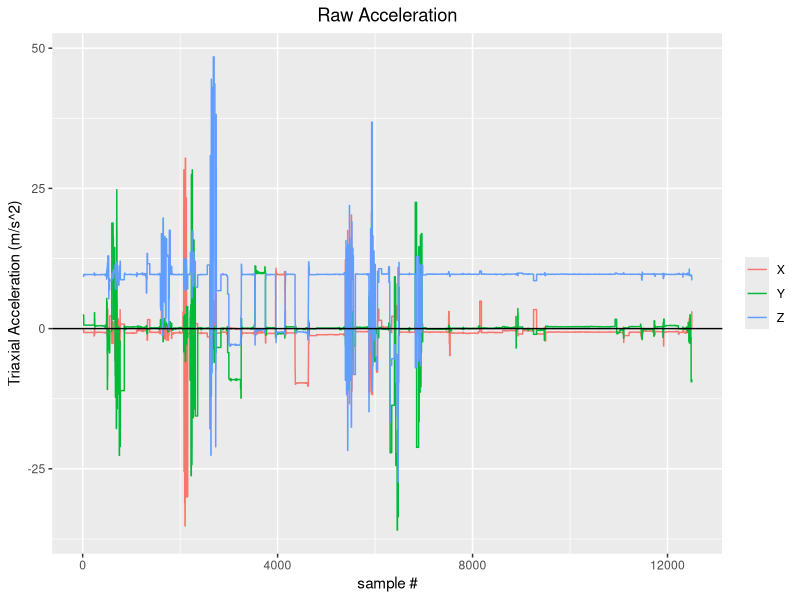
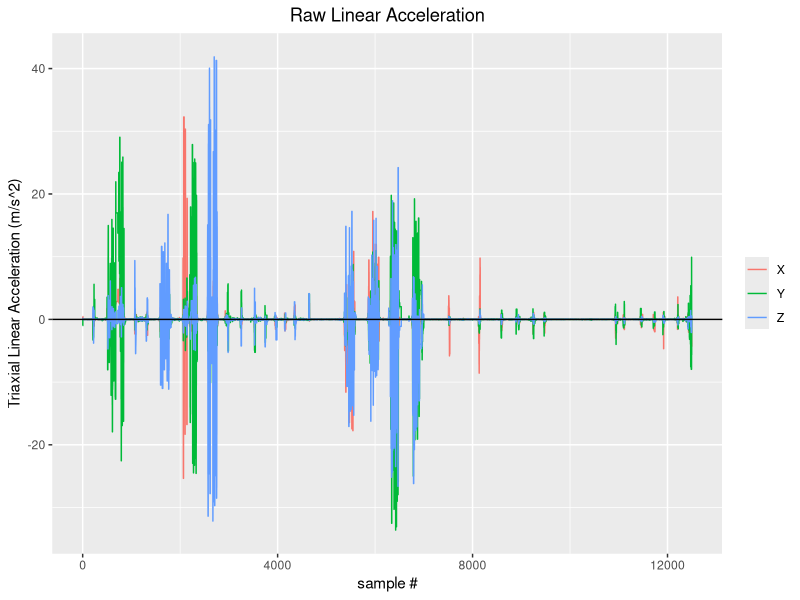
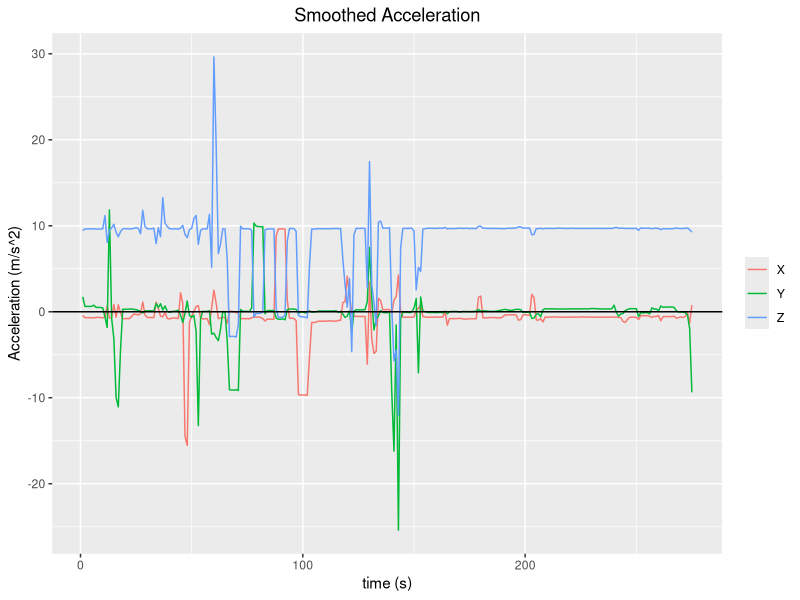
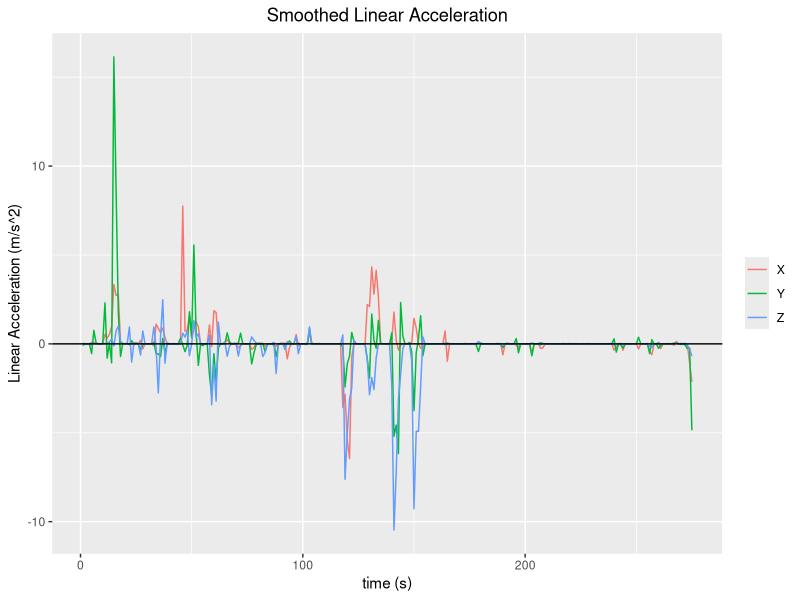
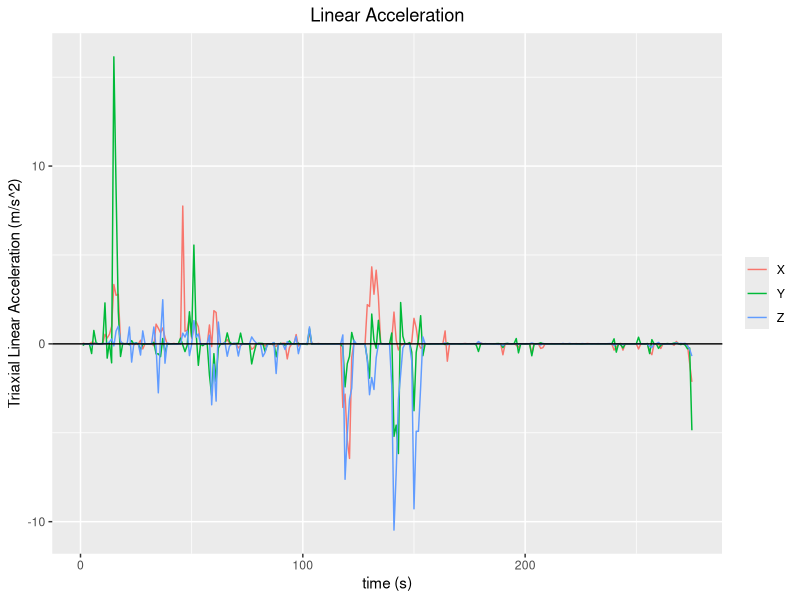
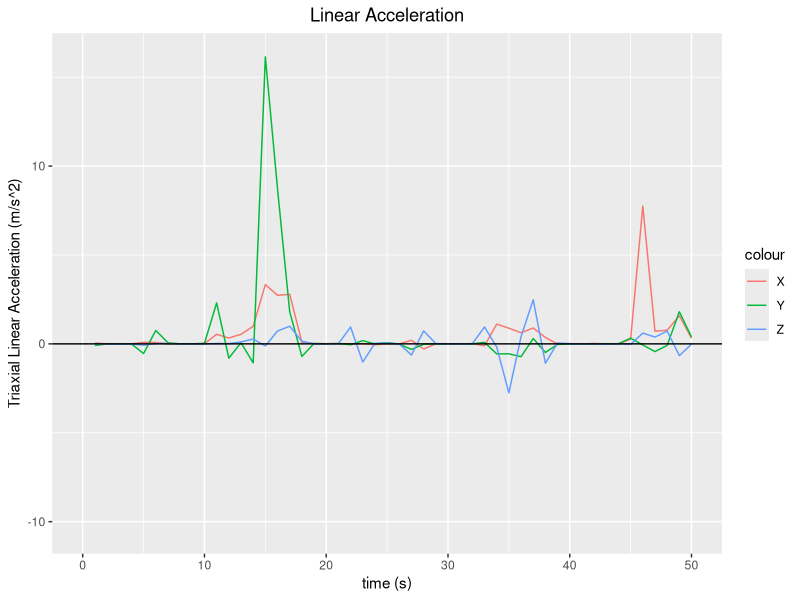
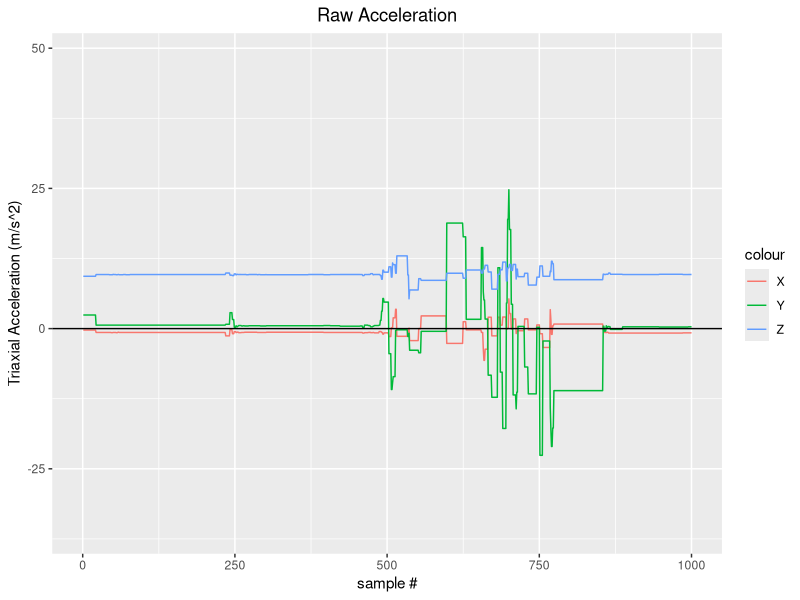
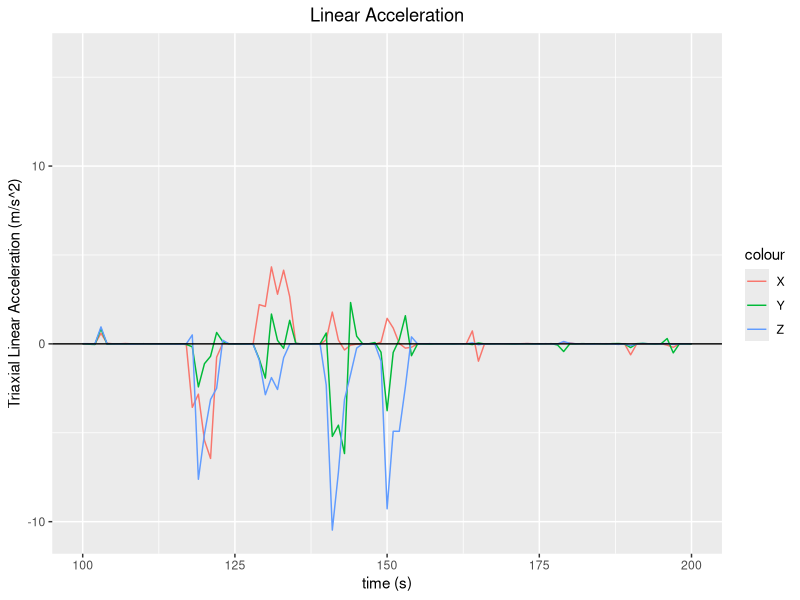

Write R code to recreate these figures, in order.
## ---- chunk 1
library(tidyverse)

XYZ_A <- read_csv("XYZ_calA.csv", na = "1000")
head(XYZ_A)

XYZ_B <- read_csv("XYZ_calB.csv", na = "1000")
head(XYZ_B)

XYZ_C <- read_csv("XYZ_calC.csv", na = "1000")
head(XYZ_C)

XYZ_D <- read_csv("XYZ_calD.csv", na = "1000")
head(XYZ_D)

XYZ_E <- read_csv("XYZ_calE.csv", na = "1000")
head(XYZ_E)

XYZ_F <- read_csv("XYZ_calF.csv", na = "1000")
head(XYZ_F)

## ---- chunk 2
XYZ_CAL <- rbind(XYZ_A, XYZ_B, XYZ_C, XYZ_D, XYZ_E, XYZ_F)
print(XYZ_CAL)

#check for error by making sure number of rows match
nrow(XYZ_CAL) #12500
nrow(XYZ_A) + nrow(XYZ_B) + nrow(XYZ_C) + nrow(XYZ_D) + nrow(XYZ_E) + nrow(XYZ_F) #12500

## ---- chunk 3
XYZ_CAL <- tibble::rowid_to_column(XYZ_CAL, "ID")
head(XYZ_CAL)

## ---- chunk 4
#library(lubridate)

XYZ_CAL1 <- XYZ_CAL %>% 
  mutate(datetime = make_datetime(Year, Month, Day, Hour, Minute, Second))
## ---- chunk 5
DT <- ymd_hms("1997-06-10 12:06:50")
## ---- chunk 6
head(XYZ_CAL1$datetime)
head(XYZ_CAL1)
## ---- chunk 7
library(hms)

#set format
times <- parse_hms(c("00:00:00.25", "00:00:01", "00:01:30", "01:00:00"))
times

#set value to numeric
times_num <- as.numeric(times)
times_num

#format inputs
as_hms(times_num)

#add column to dataframe
XYZ_CAL1$time <- as_hms(paste(XYZ_CAL1$Hour, XYZ_CAL1$Minute, XYZ_CAL1$Second, sep = ":"))
head(XYZ_CAL1)

## ---- chunk 8
rawXYZaccplot <- ggplot() + 
  geom_line(data = XYZ_CAL1, mapping = aes(x = ID, y = Acc_X, color = "X")) + 
  geom_line(data = XYZ_CAL1, mapping = aes(x = ID, y = Acc_Y, color = "Y")) + 
  geom_line(data = XYZ_CAL1, mapping = aes(x = ID, y = Acc_Z, color = "Z")) + 
  geom_hline(yintercept = 0) +
  labs(title = "Raw Acceleration", x = "sample #", y = "Triaxial Acceleration (m/s^2)") +
  theme(plot.title = element_text(hjust = 0.5))
rawXYZaccplot + theme(legend.title = element_blank())
#ggsave("/cloud/project/projects/mcgreal.pkg_project/XYZ_cal/rawXYZaccplot.png")

## ---- chunk 9
rawXYZlinaccplot <- ggplot() + 
  geom_line(data = XYZ_CAL1, mapping = aes(x = ID, y = linAcc_X, color = "X")) + 
  geom_line(data = XYZ_CAL1, mapping = aes(x = ID, y = linAcc_Y, color = "Y")) + 
  geom_line(data = XYZ_CAL1, mapping = aes(x = ID, y = linAcc_Z, color = "Z")) + 
  geom_hline(yintercept = 0) +
  labs(title = "Raw Linear Acceleration", x = "sample #", y = "Triaxial Linear Acceleration (m/s^2)") +
  theme(plot.title = element_text(hjust = 0.5))
rawXYZlinaccplot + theme(legend.title = element_blank())
#ggsave("/cloud/project/projects/mcgreal.pkg_project/XYZ_cal/rawXYZaccplot.png")

## ---- chunk 10
#Acceleration columns
Xacc <- XYZ_CAL1 %>% 
  select(time, Acc_X) %>% 
  group_by(time) %>% 
  summarize(Xacc_mean = mean(Acc_X)) %>%
  group_by(time)
head(Xacc)

Yacc <- XYZ_CAL1 %>% 
  select(time, Acc_Y) %>% 
  group_by(time) %>% 
  summarize(Yacc_mean = mean(Acc_Y)) %>%
  group_by(time)
head(Yacc)

Zacc <- XYZ_CAL1 %>% 
  select(time, Acc_Z) %>% 
  group_by(time) %>% 
  summarize(Zacc_mean = mean(Acc_Z)) %>%
  group_by(time)
head(Zacc)

#Linear Acceleration columns
Xlinacc <- XYZ_CAL1 %>% 
  select(time, linAcc_X) %>% 
  group_by(time) %>% 
  summarize(Xlinacc_mean = mean(linAcc_X)) %>%
  group_by(time)
head(Xlinacc)

Ylinacc <- XYZ_CAL1 %>% 
  select(time, linAcc_Y) %>% 
  group_by(time) %>% 
  summarize(Ylinacc_mean = mean(linAcc_Y)) %>%
  group_by(time)
head(Ylinacc)

Zlinacc <- XYZ_CAL1 %>% 
  select(time, linAcc_Z) %>% 
  group_by(time) %>% 
  summarize(Zlinacc_mean = mean(linAcc_Z)) %>%
  group_by(time)
head(Zlinacc)

## ---- chunk 11
Xacc <- tibble::rowid_to_column(Xacc, "ID")
head(Xacc)

Yacc <- tibble::rowid_to_column(Yacc, "ID")
head(Yacc)

Zacc <- tibble::rowid_to_column(Zacc, "ID")
head(Zacc)

Xlinacc <- tibble::rowid_to_column(Xlinacc, "ID")
head(Xlinacc)

Ylinacc <- tibble::rowid_to_column(Ylinacc, "ID")
head(Ylinacc)

Zlinacc <- tibble::rowid_to_column(Zlinacc, "ID")
head(Zlinacc)

## ---- chunk 12
XYZaccplot <- ggplot() + 
  geom_line(data = Xacc, mapping = aes(x = ID, y = Xacc_mean, color = "X")) + 
  geom_line(data = Yacc, mapping = aes(x = ID, y = Yacc_mean, color = "Y")) + 
  geom_line(data = Zacc, mapping = aes(x = ID, y = Zacc_mean, color = "Z")) + 
  geom_hline(yintercept = 0) +
  labs(title = "Smoothed Acceleration", x = "time (s)", y = "Acceleration (m/s^2)") +
  theme(plot.title = element_text(hjust = 0.5))
XYZaccplot + theme(legend.title = element_blank())
ggsave("/cloud/project/projects/mcgreal.pkg_project/XYZ_cal/XYZaccplot.png")

## ---- chunk 13
XYZlinaccplot <- ggplot() + 
  geom_line(data = Xlinacc, mapping = aes(x = ID, y = Xlinacc_mean, color = "X")) + 
  geom_line(data = Ylinacc, mapping = aes(x = ID, y = Ylinacc_mean, color = "Y")) + 
  geom_line(data = Zlinacc, mapping = aes(x = ID, y = Zlinacc_mean, color = "Z")) + 
  geom_hline(yintercept = 0) +
  labs(title = "Smoothed Linear Acceleration", x = "time (s)", y = "Linear Acceleration (m/s^2)") +
  theme(plot.title = element_text(hjust = 0.5))
XYZlinaccplot + theme(legend.title = element_blank())
ggsave("/cloud/project/projects/mcgreal.pkg_project/XYZ_cal/XYZlinaccplot.png")

## ---- chunk 14
XYZlinaccplot <- ggplot() + 
  geom_line(data = Xlinacc, mapping = aes(x = ID, y = Xlinacc_mean, color = "X")) + 
  geom_line(data = Ylinacc, mapping = aes(x = ID, y = Ylinacc_mean, color = "Y")) + 
  geom_line(data = Zlinacc, mapping = aes(x = ID, y = Zlinacc_mean, color = "Z")) + 
  geom_hline(yintercept = 0) +
  labs(title = "Linear Acceleration", x = "time (s)", y = "Triaxial Linear Acceleration (m/s^2)") +
  theme(plot.title = element_text(hjust = 0.5))
XYZlinaccplot + theme(legend.title = element_blank())
XYZlinaccplot + xlim(0, 50)

## ---- chunk 15
rawXYZaccplot + xlim(0, 1000)

XYZlinaccplot + xlim(100, 200)

